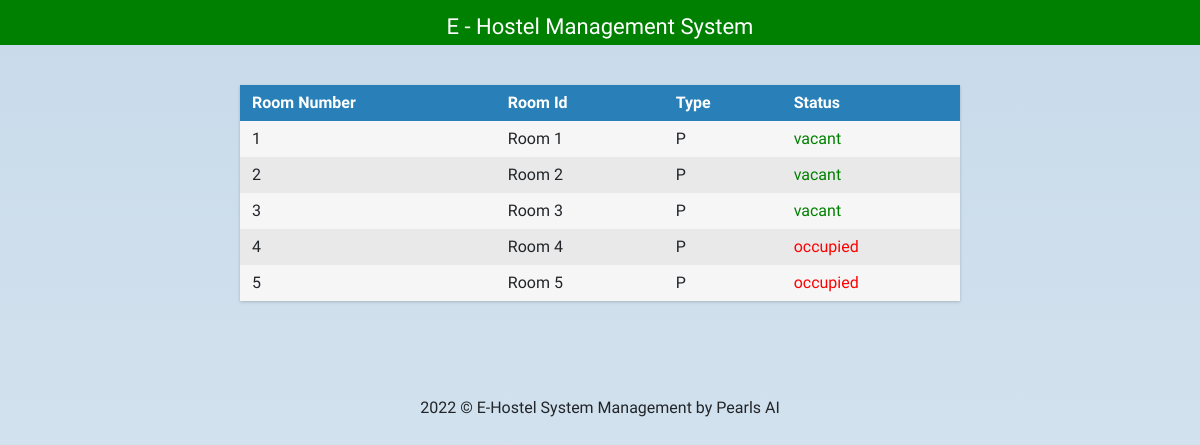
The app's page /hostels/A/ with its own data.
### selection/models.py (models this page shows, shortened)
class Room(models.Model):
    room_choice = [('S', 'Single Occupancy'), ('D', 'Double Occupancy'), ('P', 'Reserved for Research Scholars'),('B', 'Both Single and Double Occupancy')]
    no = models.CharField(max_length=5)
    name = models.CharField(max_length=10)
    room_type = models.CharField(choices=room_choice, max_length=1, default=None)
    vacant = models.BooleanField(default=False)
    hostel = models.ForeignKey('Hostel', on_delete=models.CASCADE)
    repair = models.CharField(max_length=100, blank=True)

### selection/views.py (the view)
# urls.py: path('hostels/<slug:hostel_name>/', views.hostel_detail_view, name='hostel'),
def hostel_detail_view(request, hostel_name):
    try:
        this_hostel = Hostel.objects.get(name=hostel_name)
    except Hostel.DoesNotExist:
        raise Http404("Invalid Hostel Name")
    context = {
        'hostel': this_hostel,
        'rooms': Room.objects.filter(
            hostel=this_hostel).order_by('name')}
    return render(request, 'hostels.html', context)

### selection/templates/hostels.html
{% extends 'base.html' %}
{% block content %}
    <div class="wrapper">
        <div class="table">
            <div class="row header">
                <div class="cell">
                    Room Number
                </div>
                <div class="cell">
                    Room Id
                </div>
                <div class="cell">
                    Type
                </div>
                <div class="cell">
                    Status
                </div>
            </div>
            {% for room in rooms %}
                <div class="row">
                    <div class="cell" data-title="Number">
                        {{ room.no }}
                    </div>
                    <div class="cell" data-title="Name">
                        {{ room.name }}
                    </div>
                    <div class="cell" data-title="Type">
                        {{ room.room_type }}
                    </div>
                    <div class="cell" style="{% if room.vacant %} color: green {% else %} color:Red {% endif %}" data-title="Status">
                        {% if room.vacant %} vacant {% else %} occupied {% endif %}
                    </div>
                </div>
            {% endfor %}
        </div>
    </div>
{% endblock content %}

### selection/static/selection/style.css (style rules this page uses)
body { font-family: 'Inconsolata', sans-serif; font-style: normal; font-weight: 200; margin: 0px; background: linear-gradient(#c8daea, #dae7f1);  }
* { box-sizing: border-box; }
.row { margin-top:20px; }
.wrapper { margin: 0 auto; padding: 40px; max-width: 800px; }
.table { margin: 0 0 40px 0; width: 100%; box-shadow: 0 1px 3px rgba(0, 0, 0, 0.2); display: table; }
.row { display: table-row; background: #f6f6f6; }
.row:nth-of-type(odd) { background: #e9e9e9; }
.row.header { font-weight: 900; color: #ffffff; background: #2980b9; }
.cell { white-space: nowrap; padding: 6px 12px; display: table-cell; }

### records on screen
Room: no "1", name "Room 1", room_type "P", vacant "vacant"
Room: no "2", name "Room 2", room_type "P", vacant "vacant"
Room: no "3", name "Room 3", room_type "P", vacant "vacant"
Room: no "4", name "Room 4", room_type "P", vacant "occupied"
Room: no "5", name "Room 5", room_type "P", vacant "occupied"
